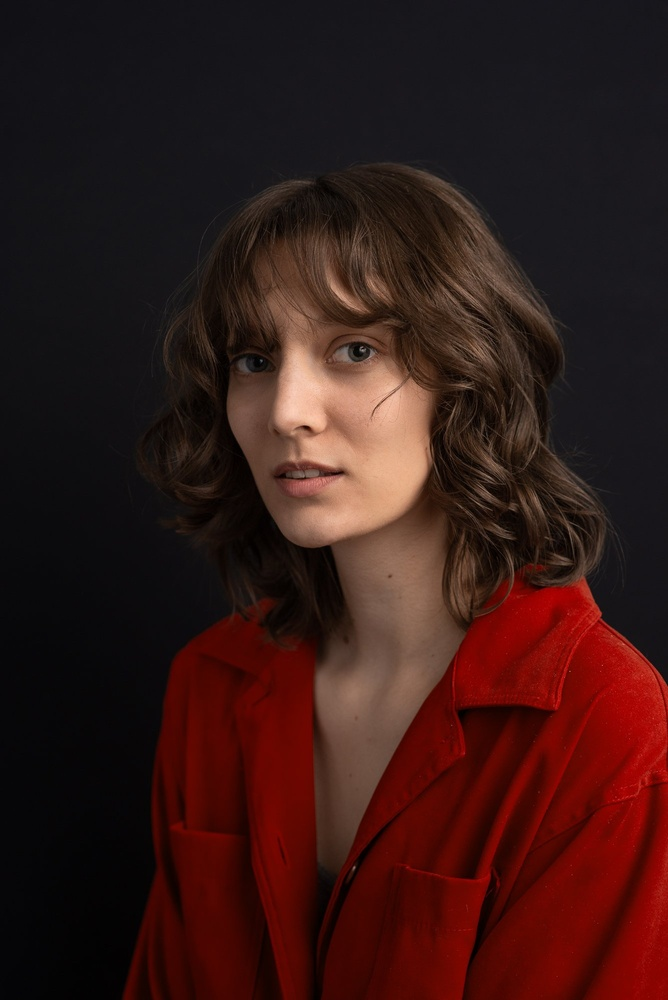
#> input picture InputFiles/face1.jpg, 668 x 1000 px, shrunk from 1335 x 2000 before the run
$ python face_detection.py
#> lines starting #> are read from the running program, lines starting #| are printed output that depends on the picture; after the words box and inside, x2 and y2 are one past the last pixel; in counts of white or black regions, pixels touching at a corner belong together
import cv2
import matplotlib.pyplot as plt
from tkinter import filedialog


imgPath = filedialog.askopenfilename()
#> the answer given: InputFiles/face1.jpg
img = cv2.imread(imgPath)
#> img is the input picture: shape (1000, 668, 3); mean B, G, R 22.1, 25.1, 54.6

gray = cv2.cvtColor(img, cv2.COLOR_BGR2GRAY)
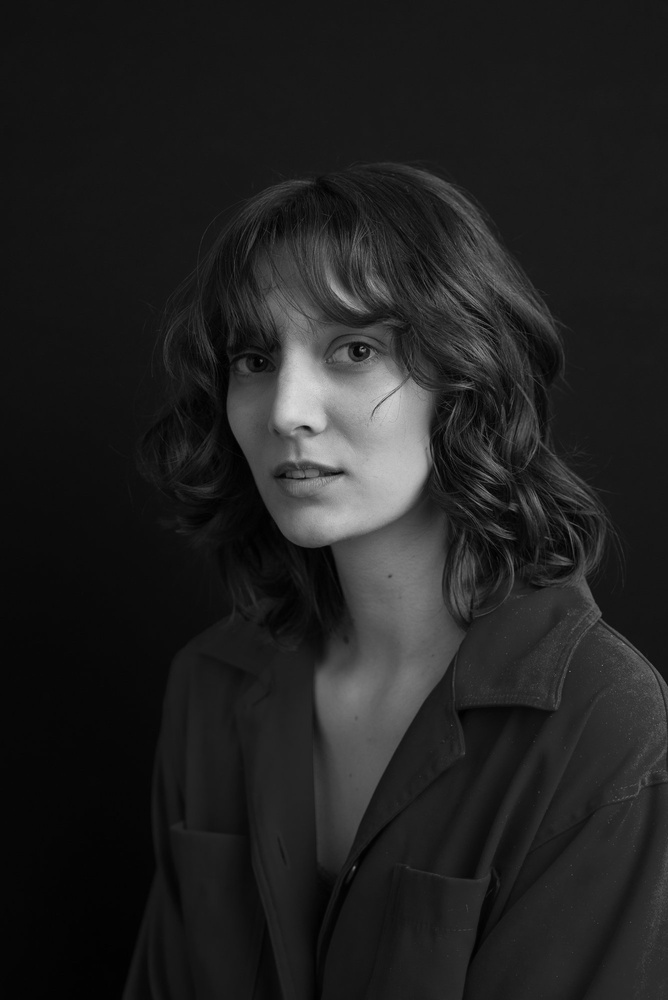
#> gray: shape (1000, 668); min 0, max 219, mean 33.5

face_classifier = cv2.CascadeClassifier(cv2.data.haarcascades + 'haarcascade_frontalface_default.xml')
face = face_classifier.detectMultiScale(gray, scaleFactor = 1.1, minNeighbors = 7, minSize = (40, 40))
#> face = [[136, 226, 328, 328]]

for (x, y, w, h) in face:
    cv2.rectangle(img, (x, y), (x + w, y + h), (0, 255, 0), 6)
#> this loop made 1 pass
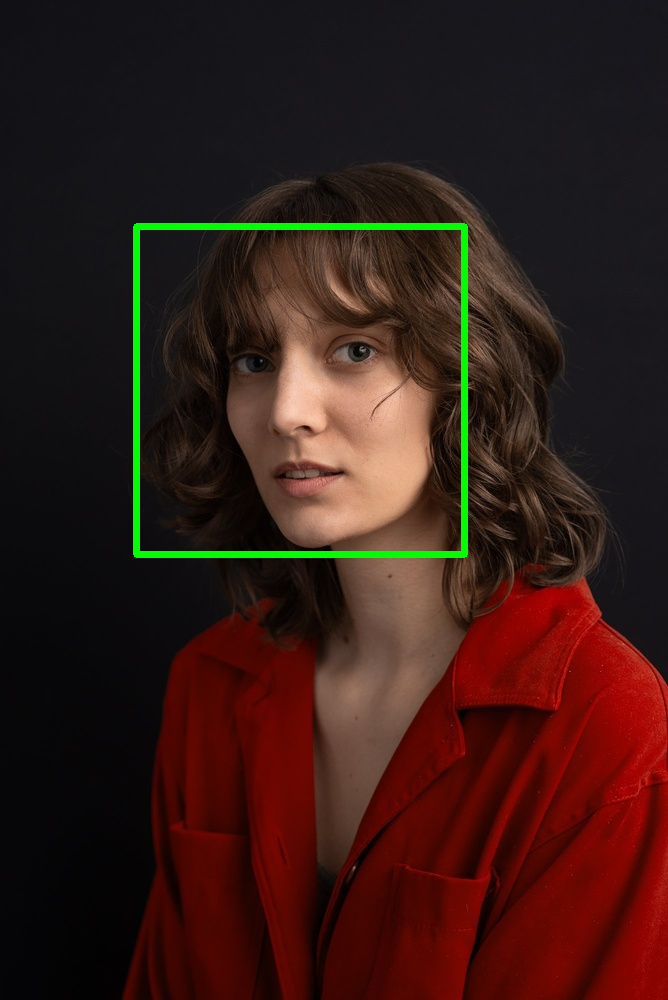
#> img: shape (1000, 668, 3); 1.37% of pixels changed, all inside (x1, y1, x2, y2) = (133, 223, 468, 558)

img_rgb = cv2.cvtColor(img, cv2.COLOR_BGR2RGB)

#cv2.imshow('face1', img)
#cv2.waitKey(0)

plt.figure(figsize = (20, 10))
plt.imshow(img_rgb)
plt.axis('off')

$ run again, on InputFiles/face3.jpg
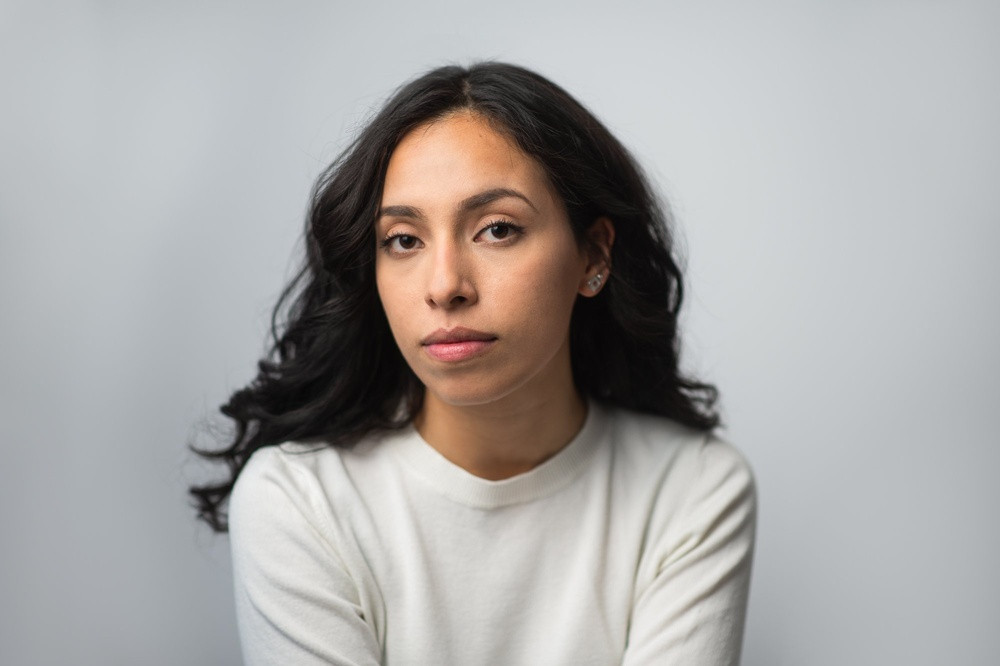
#> input picture InputFiles/face3.jpg, 1000 x 666 px, shrunk from 2000 x 1333 before the run
#> img is the input picture: shape (666, 1000, 3); mean B, G, R 166.2, 167.3, 169.2
#> `gray = cv2.cvtColor(img, cv2.COLOR_BGR2GRAY)`:
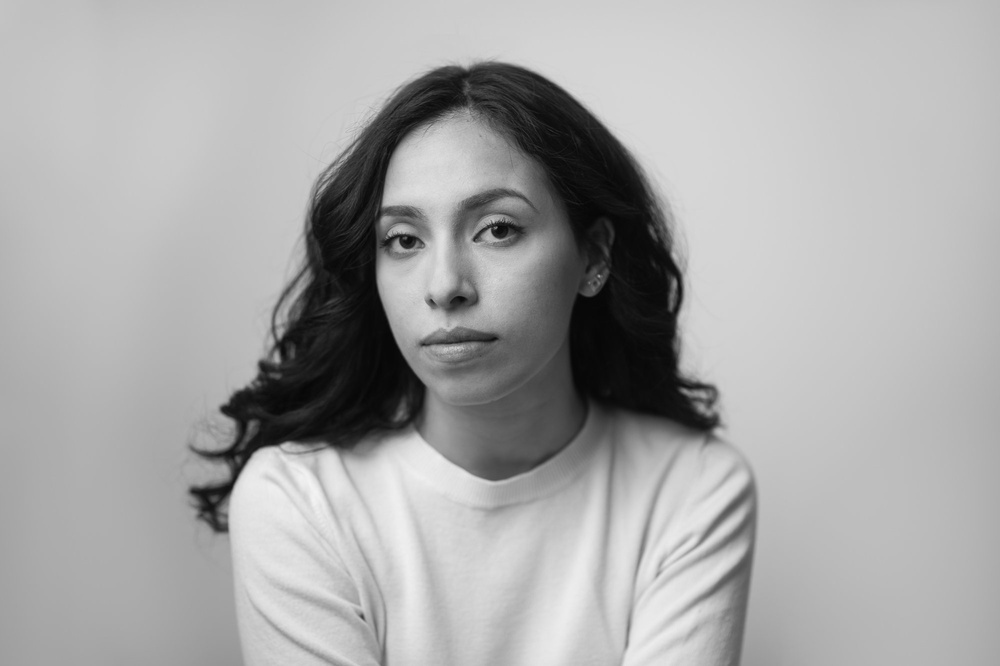
#> gray: shape (666, 1000); min 5, max 244, mean 167.8
#> face = [[332, 138, 243, 243]]
#> the loop `for (x, y, w, h) in face:` made 1 pass
#> after the loop `for (x, y, w, h) in face:`:
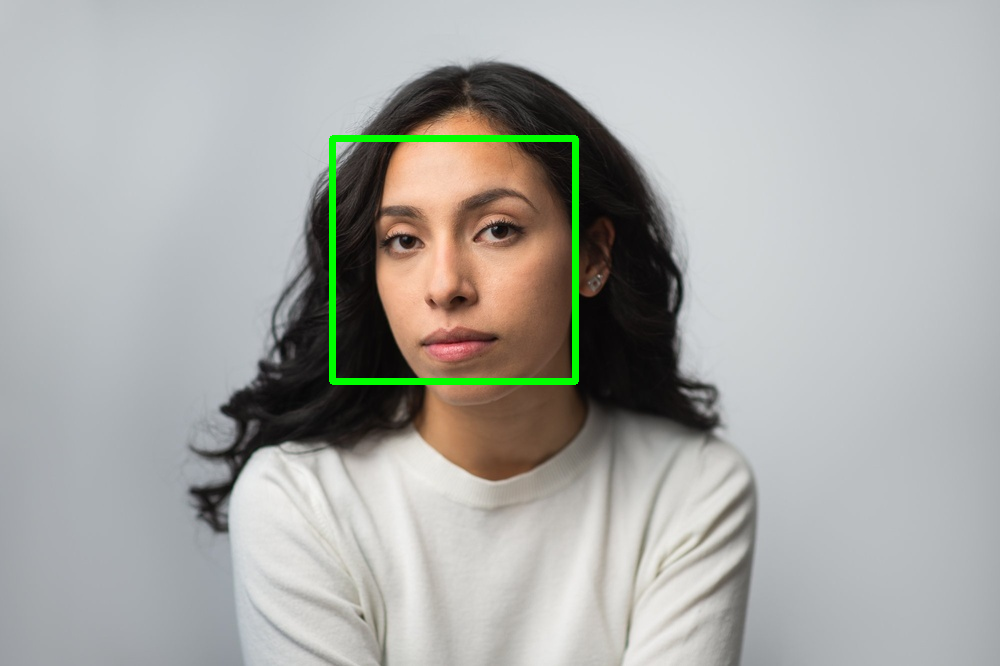
#> img: shape (666, 1000, 3); 1.02% of pixels changed, all inside (x1, y1, x2, y2) = (329, 135, 579, 385)

$ run again, on InputFiles/face4.jfif
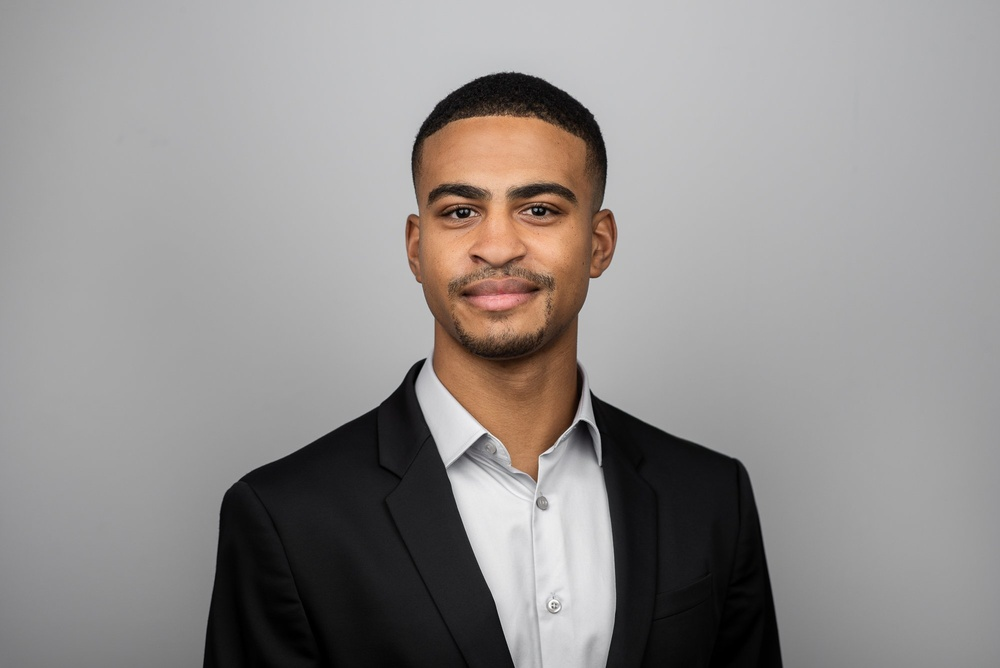
#> input picture InputFiles/face4.jfif, 1000 x 668 px, shrunk from 2000 x 1335 before the run
#> img is the input picture: shape (668, 1000, 3); mean B, G, R 141.7, 143.2, 146.9
#> `gray = cv2.cvtColor(img, cv2.COLOR_BGR2GRAY)`:
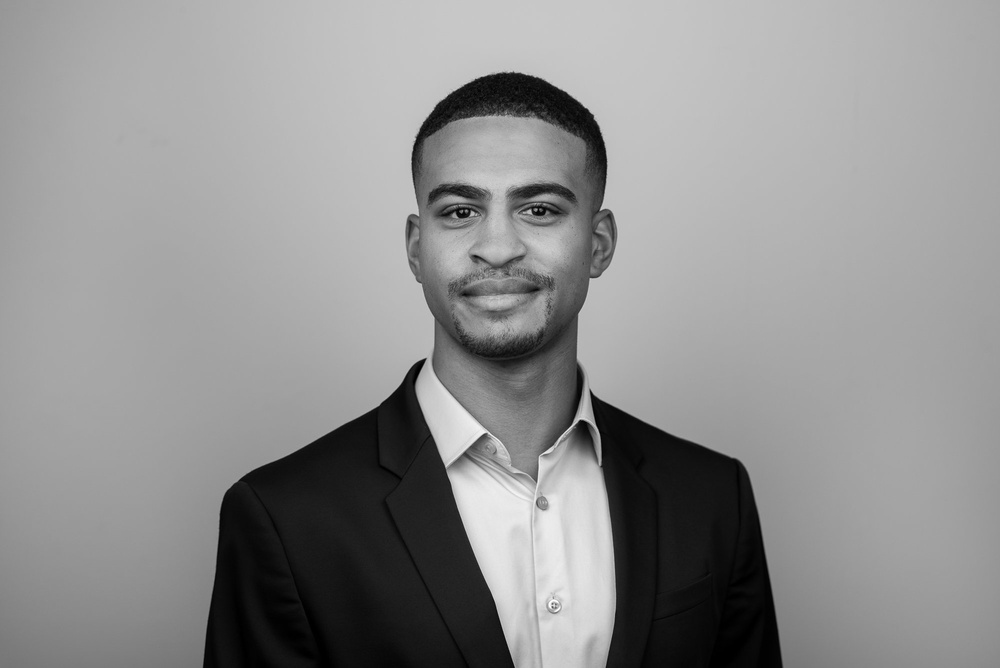
#> gray: shape (668, 1000); min 0, max 255, mean 144
#> face = [[382, 117, 240, 240]]
#> the loop `for (x, y, w, h) in face:` made 1 pass
#> after the loop `for (x, y, w, h) in face:`:
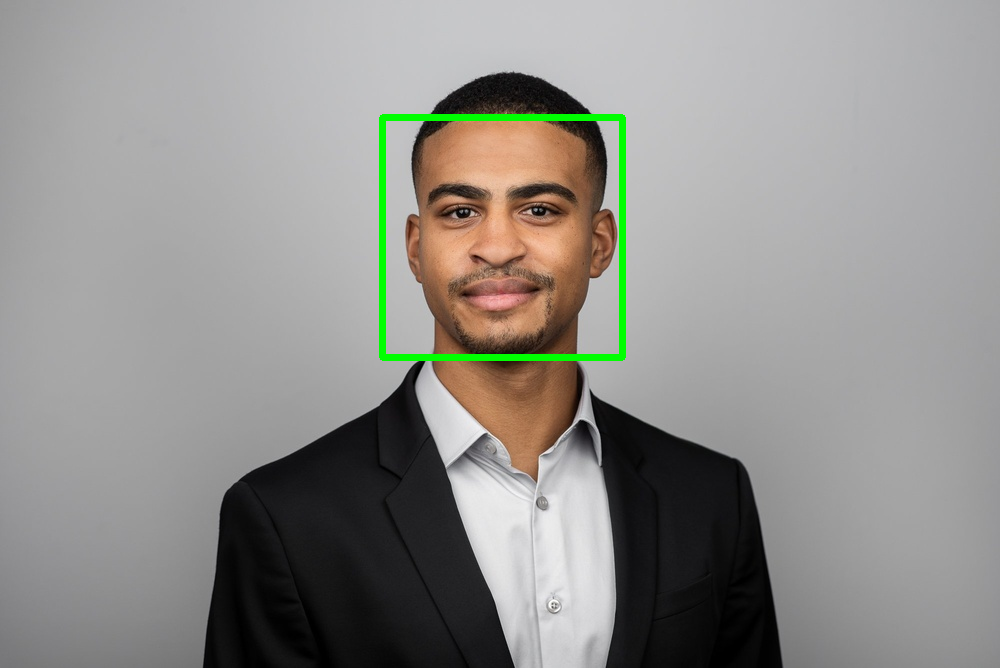
#> img: shape (668, 1000, 3); 1% of pixels changed, all inside (x1, y1, x2, y2) = (379, 114, 626, 361)
